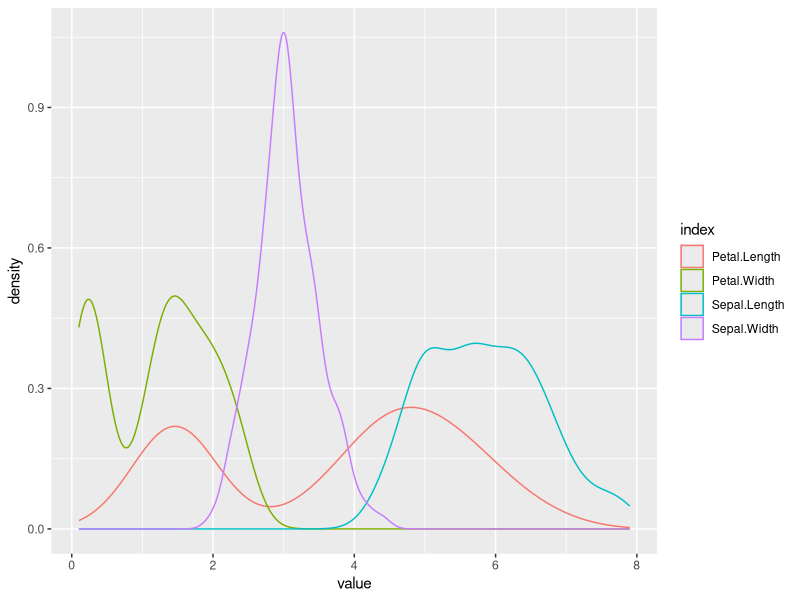
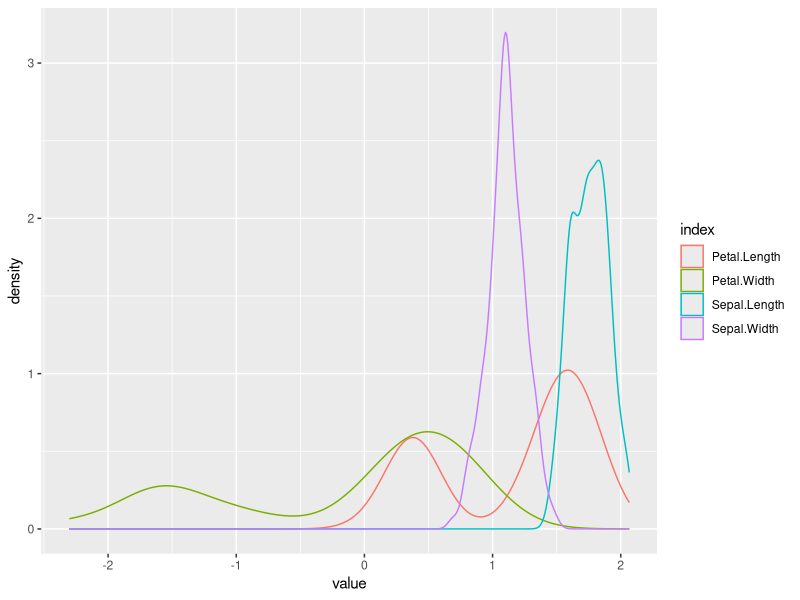
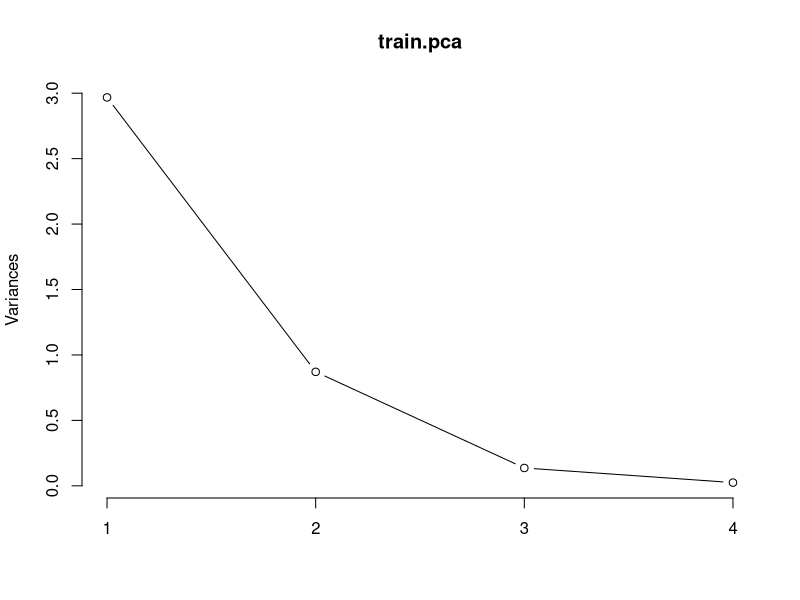
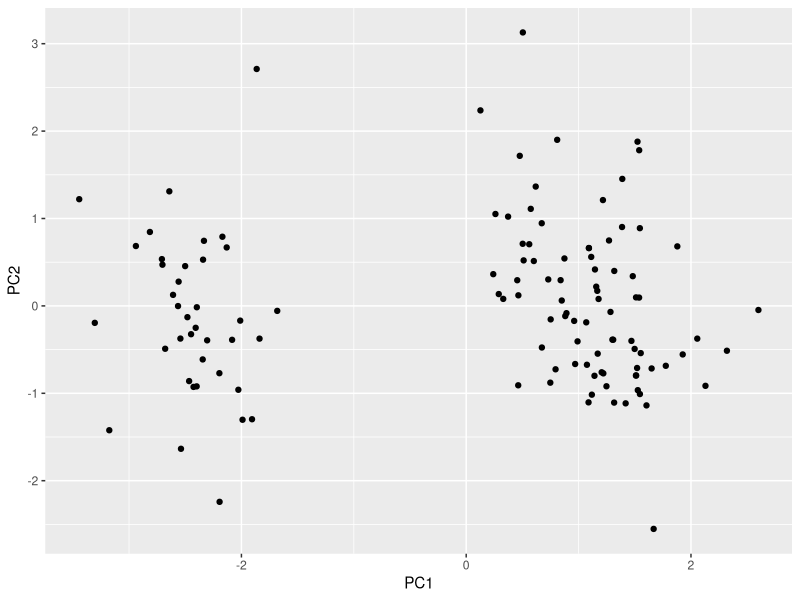
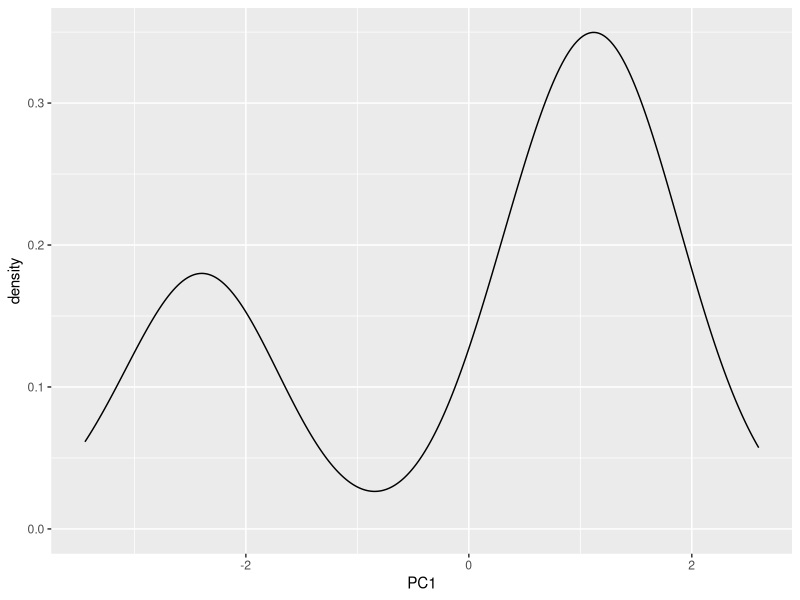
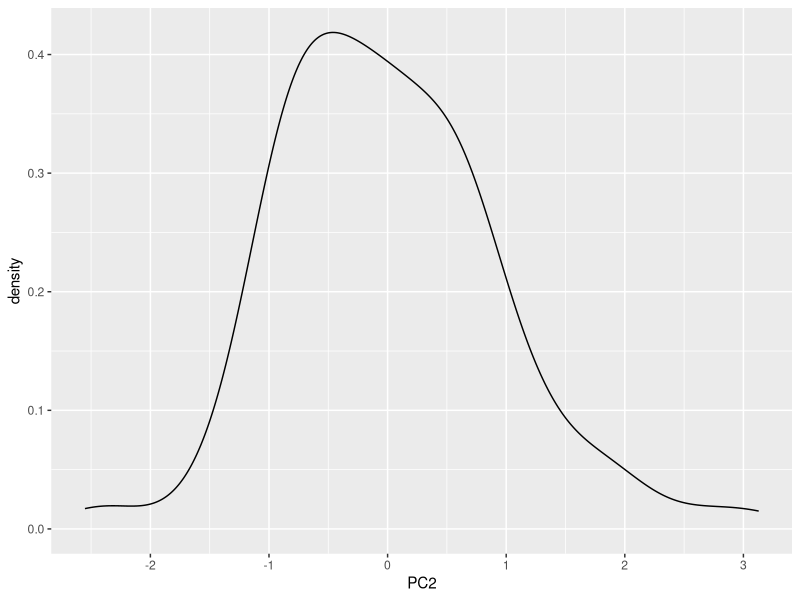
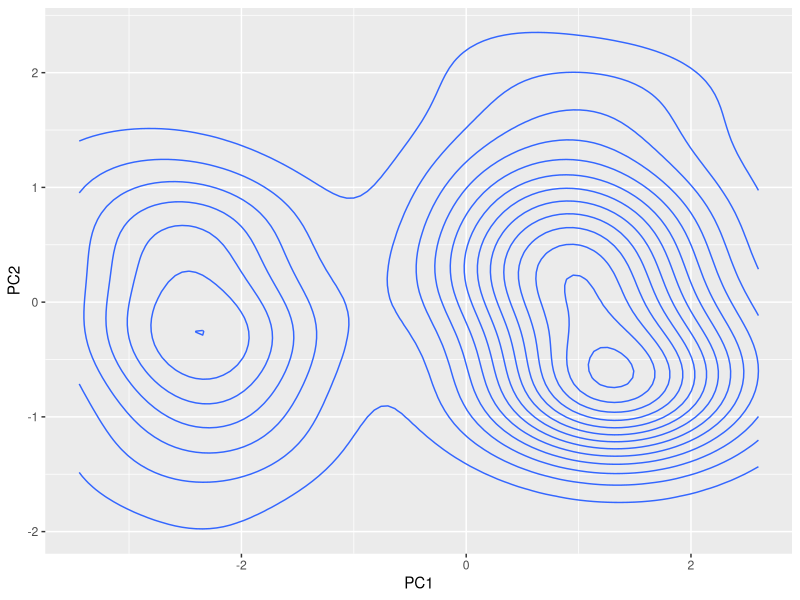
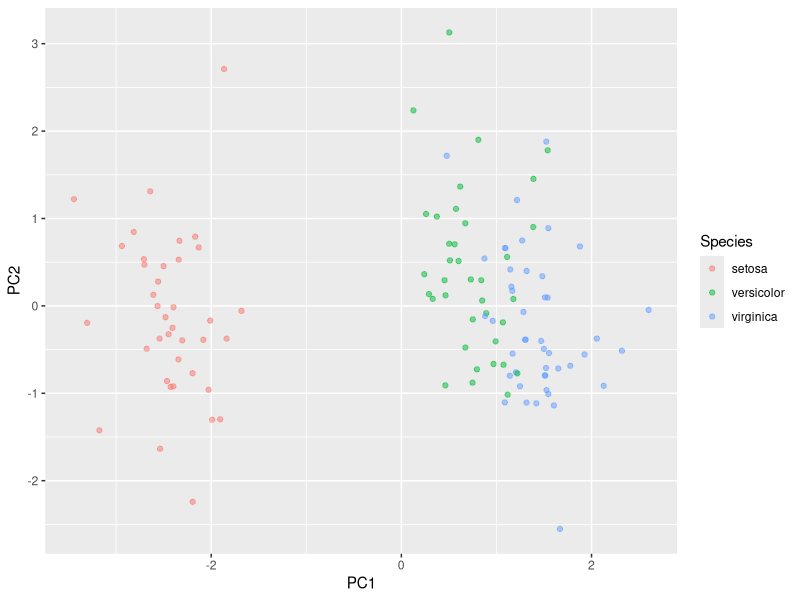

Write R code to recreate these figures, in order.
## ---- chunk 1
library(tidyverse)
options(stringsAsFactors = F)
options(scipen = 999) 
## ---- chunk 2
data(iris)
head(iris)
names(iris)
unique(iris$Species)
## ---- chunk 3
iris %>%
    count(Species)
## ---- chunk 4
iris[,-5] %>% 
    gather(index, value, 1:4) %>%
	ggplot() + aes(value, color = index) + 
	geom_density()
## ---- chunk 5
iris.log <- iris[, -5] %>%
    mutate_all(.funs = log)
species <- iris[5]


iris.log %>%
    gather(index, value, 1:4) %>%
	ggplot() + aes(value, color = index) + 
	geom_density()
## ---- chunk 6

train <- sample(nrow(iris), ceiling(nrow(iris) * .80))
train
test <- (1:nrow(iris))[-train]
test
## ---- chunk 7

train.pca <- prcomp(iris.log[train, ], center = TRUE, scale. = TRUE)
## ---- chunk 8
print(train.pca)
## ---- chunk 9
plot(train.pca, type = "l")
## ---- chunk 10
summary(train.pca)
# Proportion of Variance
# iris.pca$sdev**2 / sum(iris.pca$sdev**2)
# [1] 0.73312837 0.22675677 0.03325206 0.00686280
## ---- chunk 11
train.pca$x %>% head()
## ---- chunk 12
train.pca$x %>% # data projected in pca space
	as_tibble() %>%
	ggplot(aes(PC1, PC2)) + geom_point()

train.pca$x %>%
	as_tibble() %>%
	ggplot(aes(PC1)) + geom_density()


train.pca$x %>%
	as_tibble() %>%
	ggplot(aes(PC2)) + geom_density()

train.pca$x %>%
	as_tibble() %>%
	ggplot(aes(PC1, PC2)) + geom_density2d()
## ---- chunk 13
train.pca$x %>%
    as_tibble() %>%
    bind_cols(species %>% select(Species) %>% slice(train)) %>% 
    ggplot() + 
    aes(PC1, PC2, color = Species) +
    geom_jitter(alpha = 0.5)
## ---- chunk 14
test.pca.x <- predict(train.pca, 
        newdata = iris.log[test,])

train.pca$x %>% View
test.pca.x %>% View
## ---- chunk 15
library(class)
knn.pred <- knn(train.pca$x[,1:2], test.pca.x[,1:2], species$Species[train], k = 10)
knn.pred
## ---- chunk 16
conf.mat <- table("Predictions" = knn.pred, Actual = species$Species[test])
conf.mat %>% as_tibble %>% spread(Actual, n) %>% View
diag(conf.mat)
?diag
(accuracy <- sum(diag(conf.mat))/length(test) * 100)
